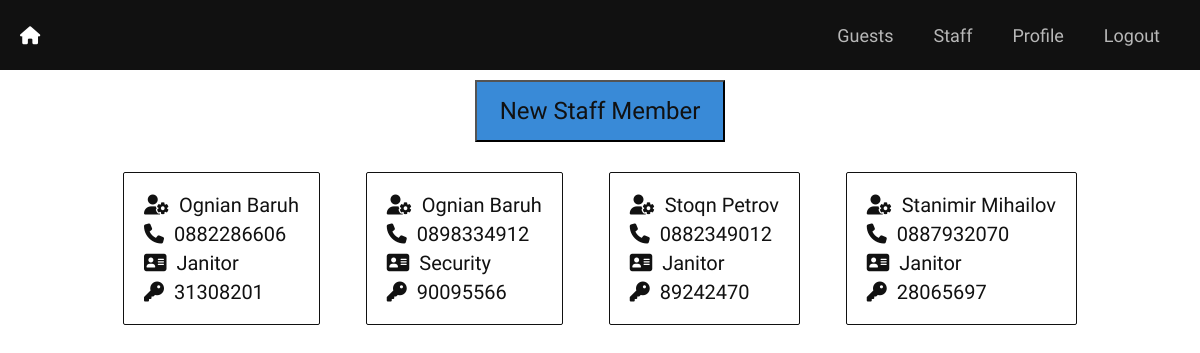
The app's page /staff (signed in), older data.
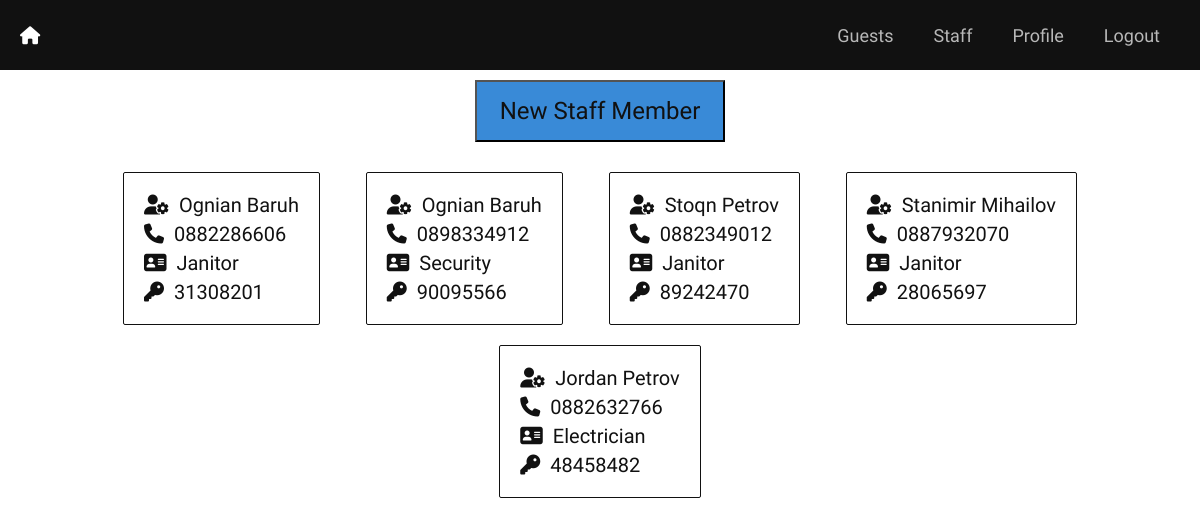
The same page, newer data.
### tables this page shows
CREATE TABLE staff 
	(
		id INTEGER PRIMARY KEY AUTOINCREMENT,
		name TEXT,
		surname TEXT,
		phone_number TEXT,
		position TEXT,
		passcode TEXT
	);

### main.py (the view)
@app.route("/staff", methods=["GET"])
@require_login
def staff():
	staff = Staff.all()
	return render_template("staff/staff.html", staff = staff)

### class_database.py (called while the page is built)
	def __enter__(self):
		self.conn = sqlite3.connect(DB_NAME)
		return self.conn.cursor()

	def __exit__(self, type, value, traceback):
		self.conn.commit()

### class_staff.py (called while the page is built)
    def all():
        with DB() as db:
            rows = db.execute('SELECT * FROM staff').fetchall()
            return [Staff(*row) for row in rows]

### main.py (called while the page is built)
def require_login(func):
	@wraps(func)
	def wrapper(*args, **kwargs):
		if not session.get("SIGNED_IN"):
			return redirect("/login")
		return func(*args, **kwargs)
	return wrapper

### templates/staff/staff.html (shortened to what this page needs)
{% extends "layout.html" %}
{% block css %}
	<link rel="stylesheet" href="{{ url_for('static', filename='css/users.css') }}"/>
{% endblock %}
{% block main %}
<form action='/new_staff'>
	<button type="submit">New Staff Member</button>
</form>
<div class="users">
	{% for member in staff %}
		<div class="user">
			<ul class="fields">
				<li class="field">
					<i class="fas fa-user-cog"></i>{{ member.name }} {{ member.surname }}
				</li>
				<li class="field">
					<i class="fas fa-phone"></i>{{ member.phone_number }}
				</li>
				<li class="field">
					<i class="fas fa-address-card"></i>{{ member.position }}
				</li>
				<li class="field">
					<i class="fas fa-key"></i>{{ member.passcode }}
				</li>
			</ul>
		</div>
	{% endfor %}
</div>
{% endblock %}

Row changes from the older to the newer data that the page shows:
added staff: name "Jordan", surname "Petrov", phone_number "0882632766", position "Electrician", passcode "48458482"
